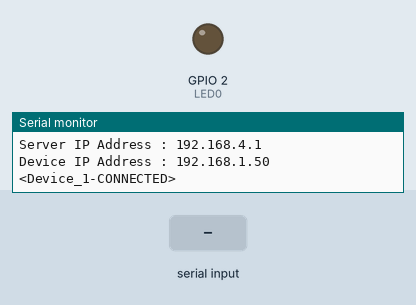
Bench run of a sketch on a simulated ESP8266 (NodeMCU). On the bench: output pins drawn as LEDs (lit = HIGH), the last lines printed to the serial monitor. Inputs (shaded band) come from the test bench. WiFi joins after 1.5 s; servers stay silent unless stated.

Above: at 6.4 s.
6.5 s: "1$" received over Serial
At 7.4 s:
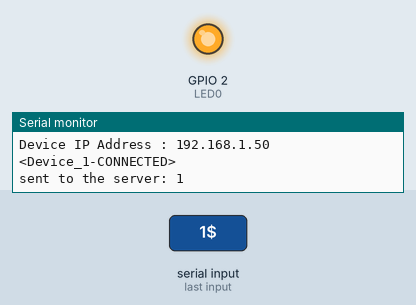
Timing chart, 0 to 9.5 s (numbered marks = the images above; inputs shaded):
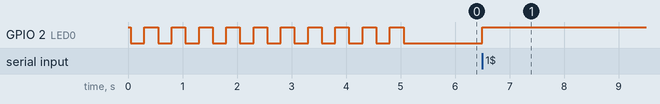

Measured:
- after the input at 6.5 s, GPIO 2 (LED0): LOW → HIGH at once

The sketch:

ESP8266_Client_02.ino
```cpp
//-- Libraries Included --------------------------------------------------------------
  #include <ESP8266WiFi.h>    // The Basic Function Of The ESP NOD MCU

//------------------------------------------------------------------------------------
  // Define I/O Pins
  #define       LED0      2       // WIFI Module LED
  #define ledPin  LED_BUILTIN
  String str;
//------------------------------------------------------------------------------------
  // Authentication Variables
  char*         ssid;            // Wifi Name
  char*         password;        // Wifi Password
  const String  Devicename = "Device_1";

//------------------------------------------------------------------------------------
  // WIFI Module Role & Port
  IPAddress     TCP_Server(192, 168, 4, 1);
  IPAddress     TCP_Gateway(192, 168, 4, 1);
  IPAddress     TCP_Subnet(255, 255, 255, 0);

  unsigned int  TCPPort = 2390;

  WiFiClient    TCP_Client;

//------------------------------------------------------------------------------------
  // Some Variables
  unsigned char buffer[80];
  char result[10];

//====================================================================================

void setup(){
  // setting the serial port ----------------------------------------------
  Serial.begin(115200);

  // setting the mode of pins ---------------------------------------------
  pinMode(LED0, OUTPUT);                          // WIFI OnBoard LED Light
  digitalWrite(LED0, !LOW);                       // Turn WiFi LED Off

  // WiFi Connect ----------------------------------------------------
  Check_WiFi_and_Connect_or_Reconnect();          // Checking For Connection
}

//====================================================================================

void loop(){

  Send_Request_To_Server();

}

//====================================================================================

void Send_Request_To_Server() {
unsigned long tNow;

  tNow=millis();
  dtostrf(tNow, 8, 0, result);                            // create a char[] out of the tNow

  TCP_Client.println(result);                             // Send Data

  while(1){

    int len = TCP_Client.available();                     // Check For Reply
    if (len > 0) {
      String line = TCP_Client.readStringUntil('\r');     // if '\r' is found
//      Serial.print("received: ");                         // print the content
//      Serial.println(line);                                           // exit
        if(line.length() > 5)
          Serial.println(line);
      }
       if(Serial.available()>0)
      {
          str =Serial.readStringUntil('$');
          Serial.print("sent to the server: " + str);
          digitalWrite(ledPin, HIGH);
      }
      else
      {
          str ="1234";
      }
      TCP_Client.println(str);                             // important to use println instead of print, as we are looking for a '\r' at the client
      TCP_Client.flush();

  }                                                          // Empty Bufffer
  Check_WiFi_and_Connect_or_Reconnect();
}

//====================================================================================

void Check_WiFi_and_Connect_or_Reconnect(){
  if (WiFi.status() != WL_CONNECTED){

    TCP_Client.stop();                                  //Make Sure Everything Is Reset
    WiFi.disconnect();
    Serial.println("Not Connected...trying to connect...");
    delay(50);
    WiFi.mode(WIFI_STA);                                // station (Client) Only - to avoid broadcasting an SSID ??
    WiFi.begin("DataTransfer");                         // the SSID that we want to connect to

    while(WiFi.status() != WL_CONNECTED){
      for(int i=0; i < 10; i++){
        digitalWrite(LED0, !HIGH);
        delay(250);
        digitalWrite(LED0, !LOW);
        delay(250);
        Serial.print(".");
      }
      Serial.println("");
    }
  // stop blinking to indicate if connected -------------------------------
    digitalWrite(LED0, !HIGH);
    Serial.println("!-- Client Device Connected --!");

  // Printing IP Address --------------------------------------------------
    Serial.println("Connected To      : " + String(WiFi.SSID()));
    Serial.println("Signal Strenght   : " + String(WiFi.RSSI()) + " dBm");
    Serial.print  ("Server IP Address : ");
    Serial.println(TCP_Server);
    Serial.print  ("Device IP Address : ");
    Serial.println(WiFi.localIP());

  // conecting as a client -------------------------------------
    Tell_Server_we_are_there();
  }
}

//====================================================================================

void Tell_Server_we_are_there(){
  // first make sure you got disconnected
  TCP_Client.stop();

  // if sucessfully connected send connection message
  if(TCP_Client.connect(TCP_Server, TCPPort)){
    Serial.println    ("<" + Devicename + "-CONNECTED>");
    TCP_Client.println ("<" + Devicename + "-CONNECTED>");
  }
  TCP_Client.setNoDelay(1);                                     // allow fast communication?
}

//====================================================================================
```
